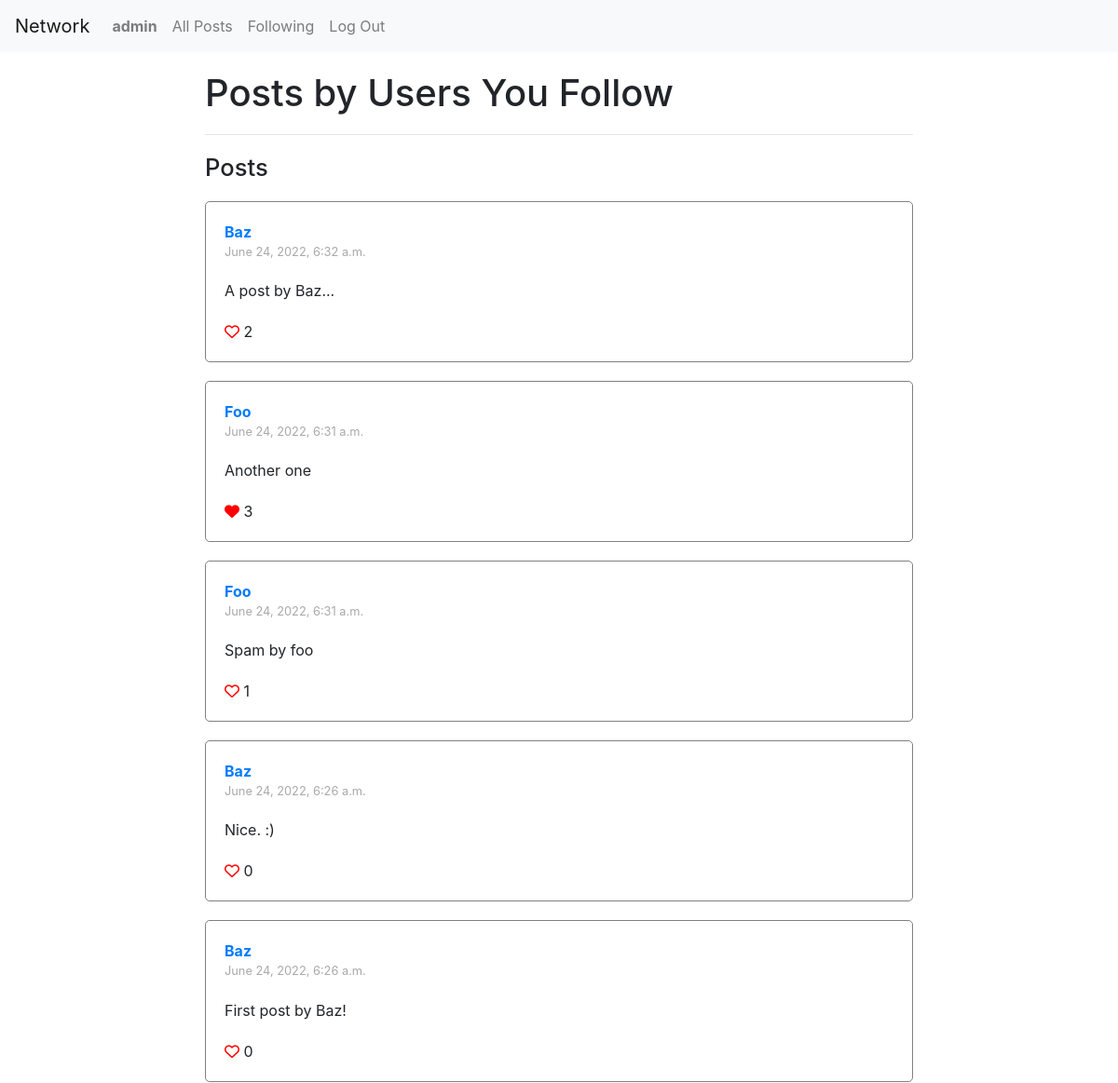
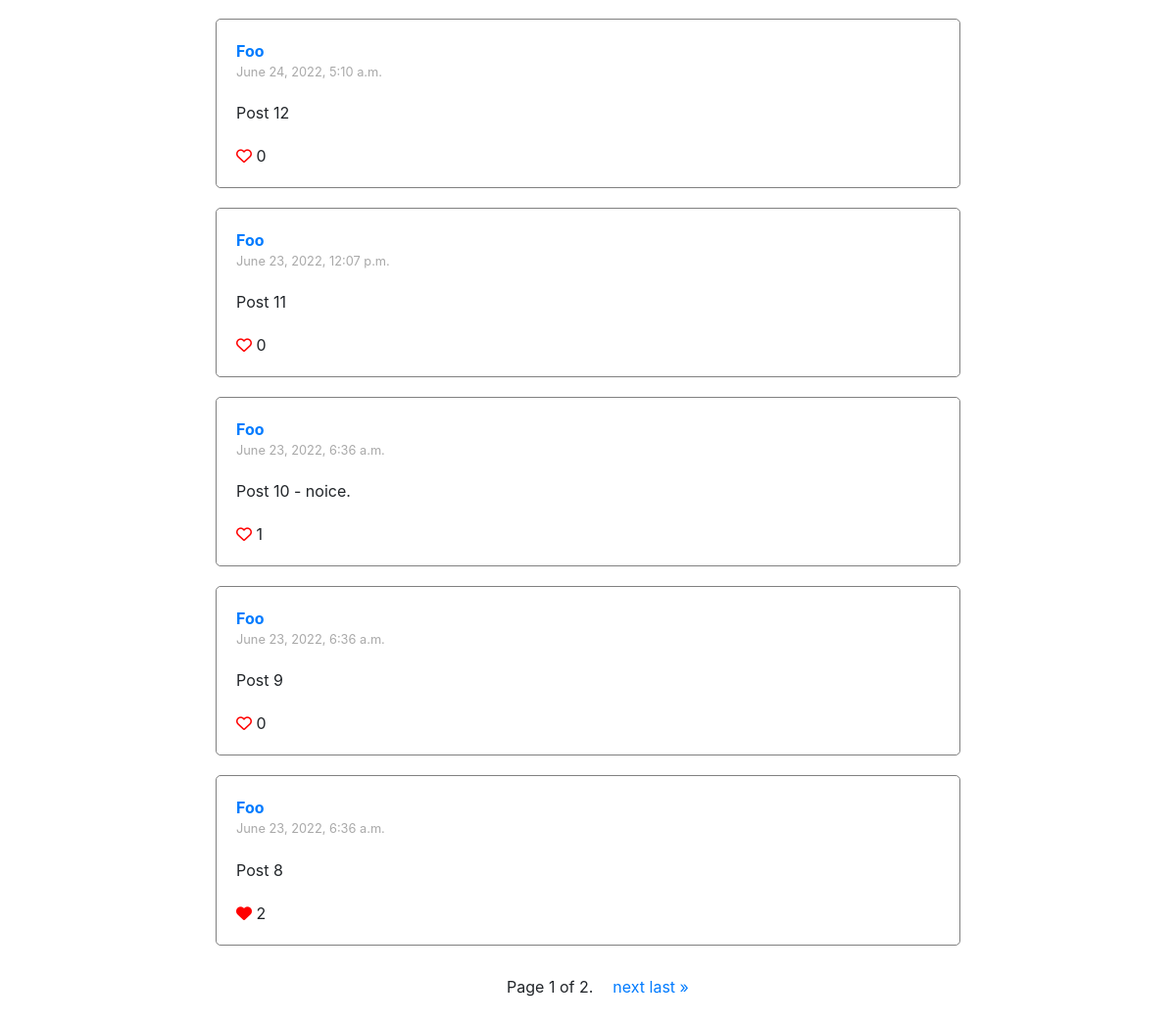
The page /following (signed in) on the database its author committed (2 pictures, top to bottom).
### network/models.py (models this page shows, shortened)
class User(AbstractUser):
    followers = models.ManyToManyField(
        "self", symmetrical=False, related_name="following"
    )

class Post(models.Model):
    user = models.ForeignKey(User, on_delete=models.CASCADE, related_name="posts")
    timestamp = models.DateTimeField(auto_now_add=True)
    text = models.CharField(max_length=140)
    likes = models.ManyToManyField(User, related_name="likes")

### network/views.py (the view)
# urls.py: path("following", views.following_view, name="following")
@login_required
def following_view(request):
    following = request.user.following.all()
    following_posts = []
    for followed_user in following:
        following_posts.extend( followed_user.posts.all())
    following_posts = sorted(following_posts, reverse=True, key=lambda post: post.timestamp)
    paginator = Paginator(following_posts, 10)  # Show 10 posts per page.
    page_number = request.GET.get("page")
    page_obj = paginator.get_page(page_number)
    return render(
        request,
        "network/following.html",
        {
            "page_obj": page_obj,
        },
    )

### network/templates/network/following.html (shortened to what this page needs)
{% extends 'network/posts.html' %}
{% load crispy_forms_tags %}
{% block body %}
    <h1>Posts by Users You Follow</h1>
    <hr class="divider">
{% endblock %}

### network/templates/network/posts.html (shortened to what this page needs)
{% extends 'network/layout.html' %}
{% load static %}
{% block posts %}
    <div id="posts-container">
        <h1 id="hdr-posts-container">Posts</h1>
        {% for post in page_obj %}
            <div class="post">
                <div class="post-user">
                    <a href={% url 'profile' post.user.username %}>{{ post.user }}</a>
                </div>
                <div class='timestamp'>{{post.timestamp}}</div>
                <div class="post-content" id="post-{{post.id}}-content">
                    {{ post.text }}
                </div>
                <div class="like-container" id="like-container-post-{{post.id}}">
                    {% if user.is_authenticated %}
                        {% if user not in post.likes.all %}
                            <i data-post="{{post.id}}" class="btn-like-toggle far fa-heart"></i>
                        {% else %}
                            <i data-post="{{post.id}}" class="btn-like-toggle fas fa-heart"></i>
                        {% endif %}
                    {% else %}
                        <a href="{% url 'login' %}"><i class="far fa-heart"></i></a>
                    {% endif %}
                    <span id="post-{{post.id}}-likes">{{ post.likes.count }}</span>
                </div>
            </div>
        {% empty %}
            <div class="post">There are no posts yet.</div>
        {% endfor%}
        <div class="pagination">
            <div class="step-links">
                <div class="current">
                    Page {{ page_obj.number }} of {{ page_obj.paginator.num_pages }}.
                </div>
                <div class="next">
                    {% if page_obj.has_next %}
                        <a href="?page={{ page_obj.next_page_number }}">next</a>
                        <a href="?page={{ page_obj.paginator.num_pages }}">last &raquo;</a>
                    {% endif %}
                </div>
            </div>
        </div>
    </div>
{% endblock %}

### network/templates/network/layout.html (shortened to what this page needs)
{% load static %}
<!DOCTYPE html>
<html lang="en">
    <head>
        <link rel="stylesheet" href="https://stackpath.bootstrapcdn.com/bootstrap/4.4.1/css/bootstrap.min.css">
        <link href="{% static 'network/styles.css' %}" rel="stylesheet">
    </head>
    <body>
        <nav class="navbar navbar-expand-lg navbar-light bg-light">
            <a class="navbar-brand" href="{% url 'index' %}">Network</a>
            <div>
              <ul class="navbar-nav mr-auto">
                {% if user.is_authenticated %}
                    <li class="nav-item">
                        <a class="nav-link" href="{% url 'profile' user.username %}"><strong>{{ user.username }}</strong></a>
                    </li>
                {% endif %}
                <li class="nav-item">
                  <a class="nav-link" href="{% url 'index' %}">All Posts</a>
                </li>
                {% if user.is_authenticated %}
                    <li class="nav-item">
                        <a class="nav-link" href="{% url 'following' %}">Following</a>
                    </li>
                    <li class="nav-item">
                        <a class="nav-link" href="{% url 'logout' %}">Log Out</a>
                    </li>
                {% endif %}
              </ul>
            </div>
          </nav>
        <div class="body">
            {% block body %}
            {% endblock %}
            {% block posts %}
            {% endblock%}
        </div>
    </body>
</html>

### network/static/network/styles.css (style rules this page uses)
* { box-sizing: border-box; padding: 0; margin: 0; }
.body { padding: 20px; max-width: 800px; margin: auto; }
.divider { margin-top: 20px; }
#hdr-posts-container { font-size: 1.6rem; margin-top: 20px; }
.post { border: 1px solid gray; border-radius: 5px; padding: 20px; margin-top: 20px; overflow: hidden; }
.post-user { font-weight: bold; }
.timestamp { font-size: 0.8rem; color: darkgray; }
.post-content { margin-top: 20px; }
.like-container { margin-top: 20px; }
.btn-like-toggle { cursor: pointer; }
.fa-heart { color: red; }
.pagination { display: flex; justify-content: center; margin: 30px 0; }
.step-links { display: flex; justify-content: space-evenly; }
.current { margin: 0 20px; }

### rows shown on the page
User: username "admin"
Post: user "Baz", timestamp "June 24, 2022, 6:32 a.m.", text "A post by Baz...", likes.count "2"
Post: user "Foo", timestamp "June 24, 2022, 6:31 a.m.", text "Another one", likes.count "3"
Post: user "Foo", timestamp "June 24, 2022, 6:31 a.m.", text "Spam by foo", likes.count "1"
Post: user "Baz", timestamp "June 24, 2022, 6:26 a.m.", text "Nice. :)", likes.count "0"
Post: user "Baz", timestamp "June 24, 2022, 6:26 a.m.", text "First post by Baz!", likes.count "0"
Post: user "Foo", timestamp "June 24, 2022, 5:10 a.m.", text "Post 12", likes.count "0"
Post: user "Foo", timestamp "June 23, 2022, 12:07 p.m.", text "Post 11", likes.count "0"
Post: user "Foo", timestamp "June 23, 2022, 6:36 a.m.", text "Post 10 - noice.", likes.count "1"
Post: user "Foo", timestamp "June 23, 2022, 6:36 a.m.", text "Post 9", likes.count "0"
Post: user "Foo", timestamp "June 23, 2022, 6:36 a.m.", text "Post 8", likes.count "2"

### other values the page prints
{{ page_obj.number }} "1"
{{ page_obj.paginator.num_pages }} "2"
